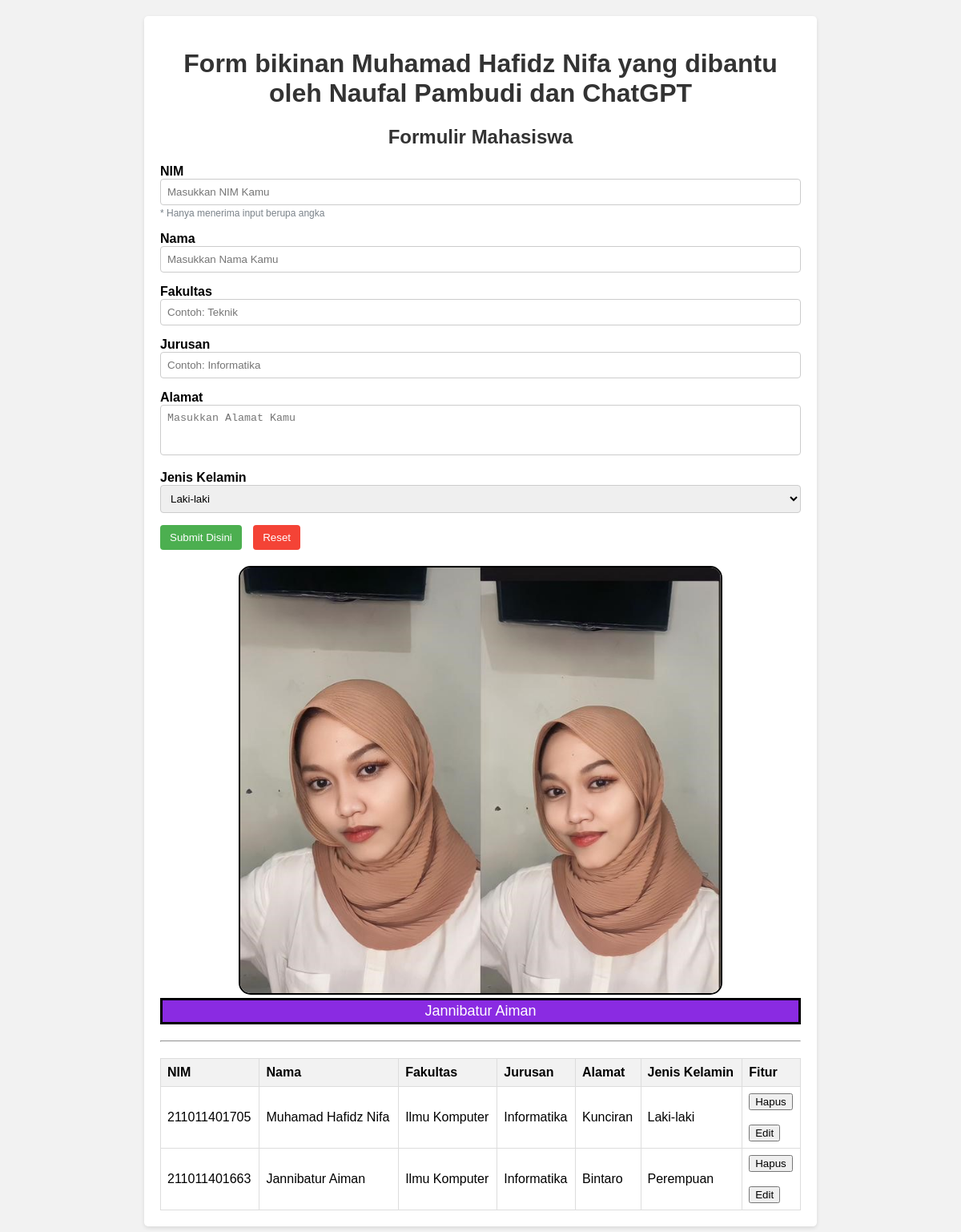
The page /form.php on the database its author committed.
### tables this page shows
CREATE TABLE IF NOT EXISTS `mahasiswa` (
  `id` int NOT NULL AUTO_INCREMENT,
  `nim` varchar(13) NOT NULL,
  `nama` varchar(255) NOT NULL,
  `fakultas` varchar(50) NOT NULL,
  `jurusan` varchar(50) NOT NULL,
  `alamat` varchar(255) NOT NULL,
  `jenis_kelamin` varchar(10) NOT NULL,
  PRIMARY KEY (`id`)
);

### form.php (the view, shortened to what this page needs)
<?php
$servername = "localhost";
$username = "root";
$password = "";
$dbname = "admin";
$conn = new mysqli($servername, $username, $password, $dbname);
?>
<!DOCTYPE html>
<html lang="en">
<head>
</head>
<body>
    <div class="container">
        <h1>Form bikinan Muhamad Hafidz Nifa yang dibantu oleh Naufal Pambudi dan ChatGPT</h1>
        <div class="form-container">
            <h2>Formulir Mahasiswa</h2>
            <form method="post">
                <div class="form-group">
                    <label for="nim">NIM</label>
                    <input name="nim" id="nim" type="text" placeholder="Masukkan NIM Kamu" required>
                    <small class="input-description"> * Hanya menerima input berupa angka</small>
                </div>
                <div class="form-group">
                    <label for="nama">Nama</label>
                    <input name="nama" id="nama" type="text" placeholder="Masukkan Nama Kamu" required>
                </div>
                <div class="form-group">
                    <label for="fakultas">Fakultas</label>
                    <input name="fakultas" id="fakultas" type="text" placeholder="Contoh: Teknik" required>
                </div>
                <div class="form-group">
                    <label for="jurusan">Jurusan</label>
                    <input name="jurusan" id="jurusan" type="text" placeholder="Contoh: Informatika" required>
                </div>
                <div class="form-group">
                    <label for="alamat">Alamat</label>
                    <textarea id="alamat" name="alamat" rows="3" style="resize: none;" placeholder="Masukkan Alamat Kamu" required></textarea>
                </div>
                <div class="form-group">
                    <label for="jenis_kelamin">Jenis Kelamin</label>
                    <select name="jenis_kelamin" id="jenis_kelamin">
                        <option value="Laki-laki">Laki-laki</option>
                    </select>
                </div>
                <div class="form-group">
                    <button type="submit">Submit Disini</button>
                    <button type="reset"><a href="form.php">Reset</a></button>
                </div>
            </form>
        </div>
        <div class="image-container">
            <img src="ja.jpg" alt="Gambar" width="600">
            <figcaption>Jannibatur Aiman</figcaption>
        </div>
        <hr>
        <table>
            <thead>
                <tr>
                    <th>NIM</th>
                    <th>Nama</th>
                    <th>Fakultas</th>
                    <th>Jurusan</th>
                    <th>Alamat</th>
                    <th>Jenis Kelamin</th>
                    <th>Fitur</th>
                </tr>
            </thead>
            <tbody>
                <?php
                $sql = "SELECT * FROM mahasiswa";
                $result = $conn->query($sql);
                if ($result->num_rows > 0) {
                    $rows = $result->fetch_all(MYSQLI_ASSOC);
                    foreach ($rows as $row) { ?>
                        <tr>
                            <td><?php echo $row["nim"]; ?></td>
                            <td><?php echo $row["nama"]; ?></td>
                            <td><?php echo $row["fakultas"]; ?></td>
                            <td><?php echo $row["jurusan"]; ?></td>
                            <td><?php echo $row["alamat"]; ?></td>
                            <td><?php echo $row["jenis_kelamin"]; ?></td>
                            <td>
    <form method="post" action="delete.php">
        <button type="submit">Hapus</button>
    </form>
    <br>
    <form method="post" action="edit.php">
        <button type="submit">Edit</button>
    </form>
</td>
                        </tr>
                    <?php }
                } else { ?>
                    <tr><td colspan="6">Data di Database Kosong</td></tr>
                <?php } ?>
            </tbody>
        </table>
    </div>
</body

### form.php (style rules this page uses)
body { font-family: Arial, sans-serif; background-color: #f2f2f2; margin: 0; padding: 0; }
.container { max-width: 800px; margin: 20px auto; padding: 20px; background-color: #fff; border-radius: 5px; box-shadow: 0 2px 5px rgba(0, 0, 0, 0.1); }
.input-description { color: #6c757d; opacity: 0.9; font-size: 12px; font-style:normal; }
h1, h2 { text-align: center; color: #333; }
.form-container { margin-bottom: 20px; }
.form-group { margin-bottom: 15px; }
.form-group label { font-weight: bold; display: block; }
.form-group input[type="text"], .form-group select, .form-group textarea { width: 100%; padding: 8px; border: 1px solid #ccc; border-radius: 4px; box-sizing: border-box; }
.form-group textarea { resize: none; }
.form-group button[type="submit"], .form-group button[type="reset"] { padding: 8px 12px; background-color: #4caf50; color: #fff; border: none; border-radius: 4px; cursor: pointer; }
.form-group button[type="reset"] { background-color: #f44336; margin-left: 10px; }
.form-group button[type="reset"] a { text-decoration: none; color: #fff; }
.image-container { text-align: center; margin-bottom: 20px; }
img { max-width: 100%; height: auto; border: 2px solid #000; border-radius: 15px; }
figcaption { font-size: 18px; background-color: blueviolet; color: white; padding: 3px 3px; text-align: center; border: 3px solid black; }
table { width: 100%; border-collapse: collapse; margin-top: 20px; }
th, td { padding: 8px; border: 1px solid #ddd; text-align: left; }
th { background-color: #f2f2f2; }

### rows shown on the page
mahasiswa: nim "211011401705", nama "Muhamad Hafidz Nifa", fakultas "Ilmu Komputer", jurusan "Informatika", alamat "Kunciran", jenis_kelamin "Laki-laki"
mahasiswa: nim "211011401663", nama "Jannibatur Aiman", fakultas "Ilmu Komputer", jurusan "Informatika", alamat "Bintaro", jenis_kelamin "Perempuan"
